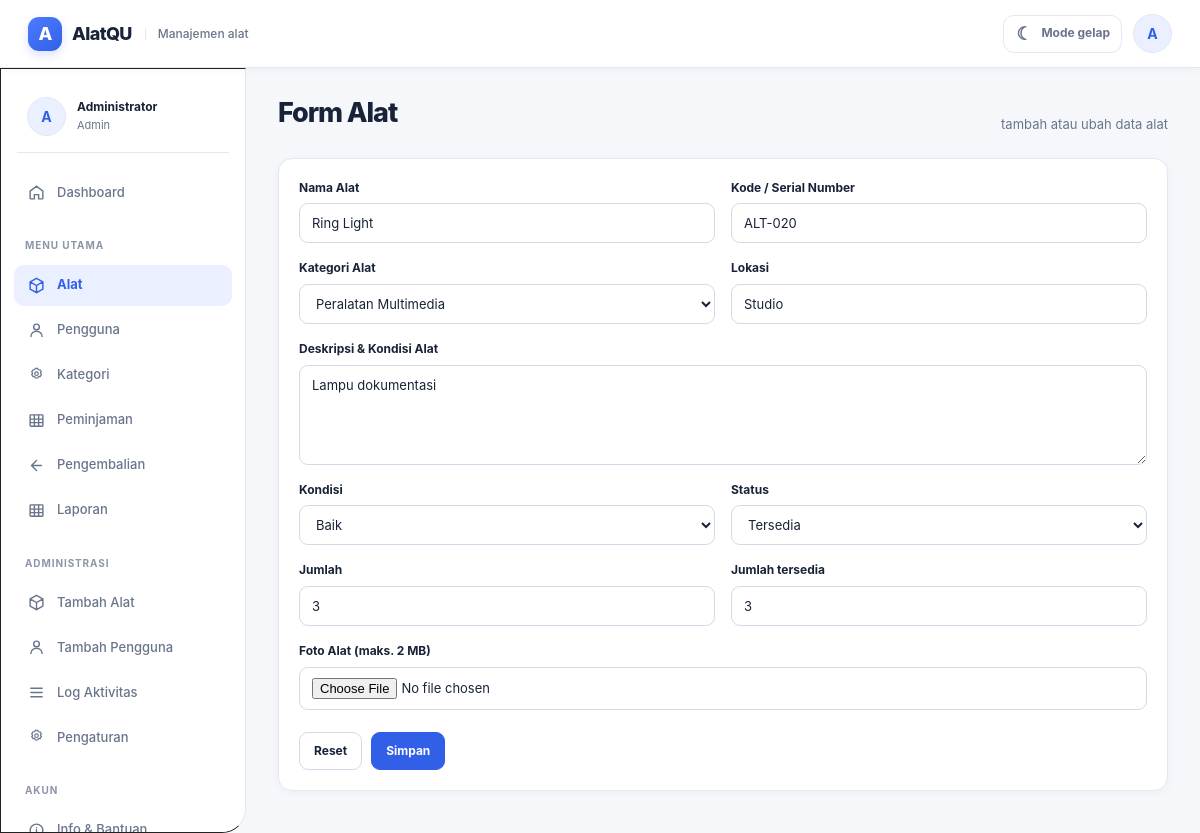
Page /index.php?route=alat/edit/20 (signed in) on the committed database.
### tables this page shows
CREATE TABLE alat(
  id INT UNSIGNED AUTO_INCREMENT PRIMARY KEY,
  kode_alat VARCHAR(50) NOT NULL UNIQUE,
  nama_alat VARCHAR(150) NOT NULL,
  kategori_id INT UNSIGNED NOT NULL,
  deskripsi TEXT,
  kondisi VARCHAR(50) NOT NULL DEFAULT 'Baik',
  jumlah INT UNSIGNED NOT NULL DEFAULT 0,
  jumlah_tersedia INT UNSIGNED NOT NULL DEFAULT 0,
  lokasi VARCHAR(120) NOT NULL,
  foto VARCHAR(255),
  status ENUM('Tersedia','Tidak Tersedia','Perawatan') NOT NULL DEFAULT 'Tersedia',
  created_at TIMESTAMP DEFAULT CURRENT_TIMESTAMP,
  updated_at TIMESTAMP DEFAULT CURRENT_TIMESTAMP ON UPDATE CURRENT_TIMESTAMP,
  INDEX idx_alat_kategori(kategori_id),
  INDEX idx_alat_status(status),
  INDEX idx_alat_nama(nama_alat),
  CONSTRAINT fk_alat_kategori FOREIGN KEY(kategori_id) REFERENCES kategori(id) ON UPDATE CASCADE ON DELETE RESTRICT
);

CREATE TABLE kategori(
  id INT UNSIGNED AUTO_INCREMENT PRIMARY KEY,
  nama_kategori VARCHAR(100) NOT NULL UNIQUE,
  deskripsi TEXT,
  created_at TIMESTAMP DEFAULT CURRENT_TIMESTAMP,
  updated_at TIMESTAMP DEFAULT CURRENT_TIMESTAMP ON UPDATE CURRENT_TIMESTAMP
);

### controllers/AlatController.php (called while the page is built, shortened)
<?php
require_once __DIR__ . '/../config/database.php';
require_once __DIR__ . '/../models/Alat.php';
require_once __DIR__ . '/../models/Kategori.php';
class AlatController
{
    private $db;
    private $model;
    public function __construct()
    {
        $this->db = Database::getConnection();
        $this->model = new Alat($this->db);
    }
    public function form($id = null)
    {
        $item = $id ? $this->model->find($id) : null;
        $kategori = (new Kategori($this->db))->all();
        require __DIR__ . '/../views/alat/' . ($id ? 'edit' : 'create') . '.php';
    }
}

### index.php (called while the page is built)
<?php
require __DIR__ . '/router.php';

### config/database.php (called while the page is built, shortened)
<?php
require_once __DIR__ . '/config.php';
class Database
{
    private static $pdo = null;
    public static function getConnection(): PDO
    {
        $dsn = 'mysql:host=' . DB_HOST . ';port=' . DB_PORT . ';dbname=' . DB_NAME . ';charset=utf8mb4';
        try {
            self::$pdo = new PDO($dsn, DB_USER, DB_PASS, array(
                PDO::ATTR_ERRMODE => PDO::ERRMODE_EXCEPTION,
                PDO::ATTR_DEFAULT_FETCH_MODE => PDO::FETCH_ASSOC,
                PDO::ATTR_EMULATE_PREPARES => false,
            ));
        } catch (PDOException $e) {
            error_log('[NambutApp] Database connection failed: ' . $e->getMessage());
            throw new RuntimeException(
                'Koneksi database gagal. Pastikan MySQL/MariaDB aktif, extension PDO MySQL tersedia, database peminjaman sudah diimpor, dan kredensial di config/database.local.php benar.'
            );
        }
        return self::$pdo;
    }
}

### models/Alat.php (called while the page is built, shortened)
<?php
class Alat
{
    private $db;
    public function __construct(PDO $db) { $this->db = $db; }
    public function find(int $id)
    {
        $s = $this->db->prepare('SELECT a.*,k.nama_kategori FROM alat a JOIN kategori k ON k.id=a.kategori_id WHERE a.id=?');
        $s->execute(array($id));
        return $s->fetch() ?: null;
    }
}

### config/config.php (called while the page is built, shortened)
<?php
function e($value): string
{
    return htmlspecialchars((string)$value, ENT_QUOTES, 'UTF-8');
}

### models/Kategori.php (called while the page is built)
<?php
class Kategori { private $db; public function __construct(PDO $db) { $this->db = $db; } public function all():array{return $this->db->query('SELECT k.*,COUNT(a.id) jumlah_alat FROM kategori k LEFT JOIN alat a ON a.kategori_id=k.id GROUP BY k.id ORDER BY k.id DESC')->fetchAll();} public function find(int $id){$s=$this->db->prepare('SELECT * FROM kategori WHERE id=?');$s->execute([$id]);return $s->fetch()?:null;} public function create($n,$d):int{$s=$this->db->prepare('INSERT INTO kategori(nama_kategori,deskripsi) VALUES(?,?)');$s->execute([$n,$d]);return(int)$this->db->lastInsertId();} public function update(int $id,$n,$d){$s=$this->db->prepare('UPDATE kategori SET nama_kategori=?,deskripsi=? WHERE id=?');$s->execute([$n,$d,$id]);} public function delete(int $id){$s=$this->db->prepare('DELETE FROM kategori WHERE id=?');$s->execute([$id]);} }

### views/alat/edit.php (the view)
<?php $title='AlatQU';require __DIR__.'/../layouts/header.php';require __DIR__.'/../layouts/navbar.php';require __DIR__.'/../layouts/sidebar.php';?>
<main class="content">
<div class="page-head"><h1>Form Alat</h1><p>tambah atau ubah data alat</p></div><?php if($error):?><div class="alert"><?=e($error)?></div><?php endif;?><form class="card form-card" method="post" enctype="multipart/form-data"><input type="hidden" name="_csrf" value="<?=csrf_token()?>"><div class="form-grid"><div class="field"><label>Nama Alat</label><input class="input" name="nama_alat" placeholder="Contoh: proyektor epson hd" value="<?=e($item['nama_alat']??'')?>" required></div><div class="field"><label>Kode / Serial Number</label><input class="input" name="kode_alat" placeholder="Contoh: alt-001" value="<?=e($item['kode_alat']??'')?>" required></div><div class="field"><label>Kategori Alat</label><select class="select" name="kategori_id" required><option value="">Pilih kategori</option><?php foreach($kategori as $k):?><option value="<?=$k['id']?>" <?=((int)($item['kategori_id']??0)===$k['id'])?'selected':''?>><?=e($k['nama_kategori'])?></option><?php endforeach;?></select></div><div class="field"><label>Lokasi</label><input class="input" name="lokasi" placeholder="Gudang A" value="<?=e($item['lokasi']??'')?>" required></div><div class="field full"><label>Deskripsi & Kondisi Alat</label><textarea class="textarea" name="deskripsi" placeholder="Deskripsi warna, kondisi, atau info lainnya"><?=e($item['deskripsi']??'')?></textarea></div><div class="field"><label>Kondisi</label><select class="select" name="kondisi"><option>Baik</option><option <?=($item['kondisi']??'')==='Rusak Ringan'?'selected':''?>>Rusak Ringan</option><option <?=($item['kondisi']??'')==='Rusak Berat'?'selected':''?>>Rusak Berat</option></select></div><div class="field"><label>Status</label><select class="select" name="status"><option>Tersedia</option><option <?=($item['status']??'')==='Tidak Tersedia'?'selected':''?>>Tidak Tersedia</option><option <?=($item['status']??'')==='Perawatan'?'selected':''?>>Perawatan</option></select></div><div class="field"><label>Jumlah</label><input class="input" type="number" min="1" name="jumlah" value="<?=e($item['jumlah']??1)?>" required></div><div class="field"><label>Jumlah tersedia</label><input class="input" type="number" min="0" name="jumlah_tersedia" value="<?=e($item['jumlah_tersedia']??1)?>" required></div><div class="field full"><label>Foto Alat (maks. 2 MB)</label><input class="input" type="file" name="foto" accept="image/jpeg,image/png,image/webp"></div></div><div class="form-actions"><button class="btn" type="reset">Reset</button><button class="btn btn-primary">Simpan</button></div></form>
</main><?php require __DIR__.'/../layouts/footer.php';?>

### assets/css/style.css (style rules this page uses)
:root { --primary:#2563EB;--secondary:#60A5FA;--white:#FFFFFF;--background:#EEF4FF;--success:#00BF63;--danger:#DD0606;--text:#101010;--border:#222;--shadow:0 12px 25px rgba(0,0,0,.14) }
* { box-sizing:border-box }
body { margin:0;font-family:"Trebuchet MS",Arial,sans-serif;background:var(--background);color:var(--text) }
.content { padding:102px 32px 40px 332px;min-height:100vh;overflow-x:hidden }
.page-head { margin-bottom:28px }
.page-head h1 { font-size:36px;margin:0 0 4px }
.page-head p { margin:0;font-size:18px }
.card { background:#fff;border:1.5px solid #222;border-radius:26px;box-shadow:var(--shadow);padding:24px }
.btn { display:inline-flex;align-items:center;justify-content:center;gap:8px;border:1.5px solid #222;border-radius:18px;padding:11px 22px;font-weight:800;cursor:pointer;background:#fff;font-size:15px }
.btn-primary { background:var(--primary);color:#fff }
.form-card { max-width:850px }
.form-grid { display:grid;grid-template-columns:1fr 1fr;gap:18px }
.field { display:flex;flex-direction:column;gap:8px }
.field.full { grid-column:1/-1 }
.field label { font-weight:800 }
.input,.select,.textarea { width:100%;border:1.5px solid #333;background:#fff;border-radius:18px;padding:14px 16px;font-size:16px;outline:none }
.textarea { min-height:120px;resize:vertical }
.form-actions { display:flex;gap:15px;margin-top:24px }

### assets/css/alatqu.css (style rules this page uses)
:root { color-scheme: light; --primary: #315fe8; --primary-hover: #244bc5; --primary-soft: #eaf0ff; --primary-contrast: #ffffff; --background: #f5f7fb; --surface: #ffffff; --surface-raised: #ffffff; --surface-muted: #f8faff; --text: #192338; --muted: #69758a; --subtle: #8c96a8; --border: #e3e8f1; --border-strong: #d3dae7; --success: #178454; --success-bg: #e9f8f0; --danger: #b42336; --danger-bg: #fff0f1; --warning: #96620a; --warning-bg: #fff7df; --shadow-sm: 0 2px 8px rgba(29, 45, 78, .04); --shadow-md: 0 12px 30px rgba(29, 45, 78, .07); --radius-sm: 9px; --radius-md: 14px; --radius-lg: 18px; }
* { box-sizing: border-box; }
html { min-height: 100%; background: var(--background); }
body { margin: 0; min-height: 100vh; background: var(--background); color: var(--text); font-family: Inter, -apple-system, BlinkMacSystemFont, "Segoe UI", Roboto, Arial, sans-serif; font-size: 14px; line-height: 1.55; -webkit-font-smoothing: antialiased; transition: background-color .18s ease, color .18s ease; }
button, input, select, textarea { font: inherit; }
button, a, label { -webkit-tap-highlight-color: transparent; }
.content { min-height: 100vh; overflow-x: hidden; padding: 96px 32px 42px 278px; }
.page-head { display: flex; align-items: flex-end; justify-content: space-between; gap: 16px; margin: 0 0 23px; }
.page-head h1 { margin: 0 0 4px; color: var(--text); font-size: 27px; line-height: 1.28; letter-spacing: -.04em; font-weight: 760; }
.page-head p { margin: 0; color: var(--muted); font-size: 13px; }
.card { min-width: 0; padding: 20px; background: var(--surface); border: 1px solid var(--border); border-radius: var(--radius-md); box-shadow: var(--shadow-sm); color: var(--text); transition: background-color .18s ease, border-color .18s ease; }
.btn { display: inline-flex; align-items: center; justify-content: center; gap: 7px; min-height: 38px; padding: 9px 14px; border: 1px solid var(--border-strong); border-radius: 9px; background: var(--surface); color: var(--text); font-size: 12px; font-weight: 680; line-height: 1.25; cursor: pointer; box-shadow: none; white-space: normal; transition: background .15s, border-color .15s, transform .15s, color .15s; }
.btn-primary { background: var(--primary); border-color: var(--primary); color: var(--primary-contrast); }
.form-actions { display: flex; flex-wrap: wrap; align-items: center; gap: 9px; margin-top: 22px; }
.form-card { max-width: 900px; }
.form-grid { display: grid; grid-template-columns: repeat(2, minmax(0, 1fr)); gap: 16px; }
.field { display: flex; flex-direction: column; gap: 6px; min-width: 0; }
.field.full { grid-column: 1 / -1; }
.field label { color: var(--text); font-size: 12px; font-weight: 680; }
.input, .select, .textarea { width: 100%; min-width: 0; padding: 10px 12px; border: 1px solid var(--border-strong); border-radius: 9px; background: var(--surface); color: var(--text); font-size: 13px; line-height: 1.4; outline: none; box-shadow: none; }
.input, .select { min-height: 40px; }
.textarea { min-height: 100px; resize: vertical; }
.input::placeholder, .textarea::placeholder { color: var(--subtle); }

### rows in the picture
alat: nama_alat "Ring Light", kode_alat "ALT-020", kategori_id "Peralatan Multimedia", lokasi "Studio", deskripsi "Lampu dokumentasi", jumlah "3", jumlah_tersedia "3"

### other values in the picture
substr((string)(current_user()['nama'] ?? 'U'), 0, 1) "A"
substr((string)($navUser['nama'] ?? 'U'), 0, 1) "A"
$navUser['nama'] "Administrator"
$navUser['role'] "Admin"
